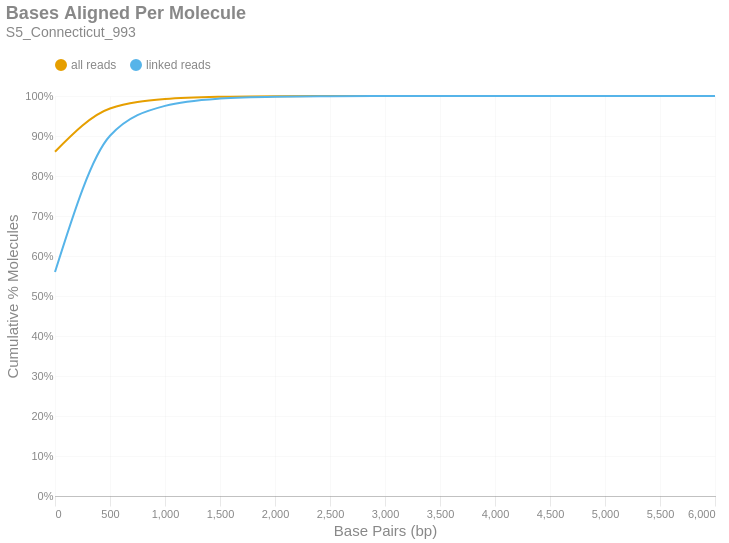

Source (notebook cell):
### Markdown cell above
### Bases Aligned Per Molecule
This is a cumulative frequency distribution showing the number of base pairs aligned per unique molecule. These data are shown in 500 bp bins. There are two distributions: one with `all reads` (yellow) and another with only `linked reads` (blue). The percent of molecules in the `linked reads` distribution is relative to the total number of linked molecules.

### Code cell
if SKIPLR:
    print_html(f"Skipped")
else:
    binned_df = consolidated_hist(valids['aligned_bp'], mask, 500, True)
    with SafeRender(binned_df):
        (
            density_plot(binned_df, 'Bases Aligned Per Molecule', samplename, 'basesper')
            .encode(
                x=alt.X('bin:Q', title="Base Pairs (bp)").axis(tickMinStep=500).scale(padding=0),
                y=alt.Y('value:Q', title='Cumulative % Molecules')
                    .axis(format='%')
                    .scale(domain = [0,1])
                    .stack(False),
                color=alt.Color("key:N").scale(domain = ["all reads", "linked reads"]),
                tooltip = [
                    alt.Tooltip("key:N", title = "Data Type"),
                    alt.Tooltip("range_label:N", title="Bases Aligned Per Molecule"),
                    alt.Tooltip("value:Q", format = ".2%", title="% Molecules (Cum.)")
                ]
            )
        ).display()

### Figure 1 — Vega-Lite specification as saved in the notebook (floating-point values rounded to 4 significant figures)
{"width": "container", "height": 400, "config": {"title": {"anchor": "start", "dy": -15, "fontSize": 18, "color": "#888888", "subtitleColor": "#888888", "subtitleFontSize": 14}, "arc": {"fill": "#0072B2"}, "axis": {"domainColor": "#888888", "domainWidth": 0.5, "gridWidth": 0.2, "grid": false, "titleFontWeight": 400, "titleFontSize": 15, "labelFontSize": 11, "labelColor": "#888888", "tickColor": "#888888", "tickWidth": 0.2, "titleColor": "#888888"}, "axisBand": {"grid": false}, "axisX": {"grid": true, "tickSize": 10, "domainCap": "round"}, "axisY": {"domain": false, "grid": true, "tickSize": 0, "domainCap": "round"}, "background": "transparent", "header": {"labelFontSize": 15, "labelColor": "#888888", "titleFontSize": 15, "titleFontWeight": 600, "titleColor": "#888888"}, "legend": {"labelFont": "sans-serif", "labelFontSize": 12, "labelColor": "#888888", "symbolSize": 100, "symbolType": "circle", "titleFontSize": 12, "titlePadding": 10, "titleColor": "#888888", "title": null, "orient": "top"}, "range": {"category": ["#E69F00", "#56B4E9", "#009E73", "#F0E442", "#0072B2", "#D55E00", "#CC79A7", "#000000"], "diverging": ["#cfe8f3", "#a2d4ec", "#73bfe2", "#46abdb", "#1696d2", "#12719e"]}, "area": {"fill": "#0072B2", "fillOpacity": 0.7, "line": true, "strokeOpacity": 0.7}, "line": {"color": "#0072B2", "stroke": "#0072B2", "strokeWidth": 2}, "trail": {"color": "#0072B2", "stroke": "#0072B2", "strokeWidth": 0, "size": 1}, "point": {"filled": true, "fillOpacity": 1.0, "size": 95}, "text": {"color": "#888888", "fontSize": 11, "align": "right", "fontWeight": 400, "size": 11}, "bar": {"fill": "#0072B2", "stroke": null}, "view": {"stroke": null, "continuousWidth": 660, "continuousHeight": 400}}, "data": {"name": "data-bfa1274a3dc91c064f0fac82c8f85c3f"}, "mark": {"type": "line", "interpolate": "monotone", "point": {"opacity": 0, "size": 275}}, "encoding": {"color": {"field": "key", "scale": {"domain": ["all reads", "linked reads"]}, "type": "nominal"}, "tooltip": [{"field": "key", "title": "Data Type", "type": "nominal"}, {"field": "range_label", "title": "Bases Aligned Per Molecule", "type": "nominal"}, {"field": "value", "format": ".2%", "title": "% Molecules (Cum.)", "type": "quantitative"}], "x": {"axis": {"tickMinStep": 500}, "field": "bin", "scale": {"padding": 0}, "title": "Base Pairs (bp)", "type": "quantitative"}, "y": {"axis": {"format": "%"}, "field": "value", "scale": {"domain": [0, 1]}, "stack": false, "title": "Cumulative % Molecules", "type": "quantitative"}}, "params": [{"name": "param_c36ac31b6afebe62", "select": {"type": "point", "fields": ["key"]}, "bind": "legend"}], "title": {"text": "Bases Aligned Per Molecule", "subtitle": "S5_Connecticut_993"}, "transform": [{"fold": ["all reads (cumsum)", "linked reads (cumsum)"]}, {"calculate": "replace(datum.key, ' (cumsum)', '')", "as": "key"}, {"filter": {"param": "param_c36ac31b6afebe62"}}], "usermeta": {"embedOptions": {"downloadFileName": "S5_Connecticut_993.basesper"}}, "$schema": "https://vega.github.io/schema/vega-lite/v6.1.0.json", "datasets": {"data-bfa1274a3dc91c064f0fac82c8f85c3f": [{"bin": "0.0", "interval": "0.0-500.0", "all reads": 0.8608, "linked reads": 0.5601, "all reads (cumsum)": 0.8608, "linked reads (cumsum)": 0.5601, "range_label": "0-499"}, {"bin": "500.0", "interval": "500.0-1000.0", "all reads": 0.1078, "linked reads": 0.3405, "all reads (cumsum)": 0.9686, "linked reads (cumsum)": 0.9005, "range_label": "500-999"}, {"bin": "1000.0", "interval": "1000.0-1500.0", "all reads": 0.02359, "linked reads": 0.07478, "all reads (cumsum)": 0.9922, "linked reads (cumsum)": 0.9753, "range_label": "1000-1499"}, {"bin": "1500.0", "interval": "1500.0-2000.0", "all reads": 0.005726, "linked reads": 0.01815, "all reads (cumsum)": 0.9979, "linked reads (cumsum)": 0.9935, "range_label": "1500-1999"}, {"bin": "2000.0", "interval": "2000.0-2500.0", "all reads": 0.001513, "linked reads": 0.004794, "all reads (cumsum)": 0.9995, "linked reads (cumsum)": 0.9983, "range_label": "2000-2499"}, {"bin": "2500.0", "interval": "2500.0-3000.0", "all reads": 0.0003657, "linked reads": 0.001159, "all reads (cumsum)": 0.9998, "linked reads (cumsum)": 0.9994, "range_label": "2500-2999"}, {"bin": "3000.0", "interval": "3000.0-3500.0", "all reads": 0.0001212, "linked reads": 0.0003842, "all reads (cumsum)": 0.9999, "linked reads (cumsum)": 0.9998, "range_label": "3000-3499"}, {"bin": "3500.0", "interval": "3500.0-4000.0", "all reads": 3.542e-05, "linked reads": 0.0001123, "all reads (cumsum)": 1.0, "linked reads (cumsum)": 0.9999, "range_label": "3500-3999"}, {"bin": "4000.0", "interval": "4000.0-4500.0", "all reads": 1.022e-05, "linked reads": 3.238e-05, "all reads (cumsum)": 1.0, "linked reads (cumsum)": 1.0, "range_label": "4000-4499"}, {"bin": "4500.0", "interval": "4500.0-5000.0", "all reads": 8.173e-06, "linked reads": 2.59e-05, "all reads (cumsum)": 1.0, "linked reads (cumsum)": 1.0, "range_label": "4500-4999"}, {"bin": "5000.0", "interval": "5000.0-5500.0", "all reads": 6.811e-07, "linked reads": 2.159e-06, "all reads (cumsum)": 1.0, "linked reads (cumsum)": 1.0, "range_label": "5000-5499"}, {"bin": "5500.0", "interval": "5500.0-6000.0", "all reads": 1.362e-06, "linked reads": 4.317e-06, "all reads (cumsum)": 1.0, "linked reads (cumsum)": 1.0, "range_label": "5500-5999"}, {"bin": "6000.0", "interval": "6000.0-6500.0", "all reads": 6.811e-07, "linked reads": 2.159e-06, "all reads (cumsum)": 1.0, "linked reads (cumsum)": 1.0, "range_label": "6000-6499"}]}}
